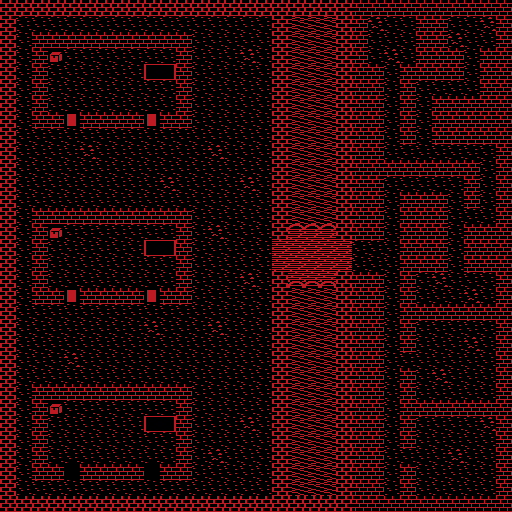

Below is a game level as drawn by its tile map, then a one-line description and the .tmx that defines it (tile-layer data replaced by summaries):
An orthogonal 32x32 tile map with 16x16 px tiles, 3 tile layers (Floor, Walls, Interactable), 2 tilesets and 15 objects.

<map version="1.10" tiledversion="1.11.0" orientation="orthogonal" renderorder="right-down" width="32" height="32" tilewidth="16" tileheight="16" infinite="0" nextlayerid="8" nextobjectid="24">
 <editorsettings>
  <export target="dir/tilemap2.lua" format="lua" />
 </editorsettings>
 <tileset firstgid="1" name="monochrome_red_tileset" tilewidth="16" tileheight="16" tilecount="256" columns="16">
  <image source="dir/res/mono_tile_set.png" width="256" height="256" />
 </tileset>
 <tileset firstgid="257" name="monochrome_red_tileset" tilewidth="16" tileheight="16" tilecount="256" columns="16">
  <image source="dir/res/mono_tile_set.png" width="256" height="256" />
 </tileset>
 <layer id="2" name="Floor" width="32" height="32">
  <data>[1024 cells, 539 non-empty, 4 distinct tile ids]</data>
 </layer>
 <layer id="1" name="Walls" width="32" height="32">
  <data>[1024 cells, 482 non-empty, 8 distinct tile ids]</data>
 </layer>
 <objectgroup id="4" name="SpawnPoints">
  <object id="5" x="384" y="32">
   <properties>
    <property name="SubType" value="GOBLIN" />
    <property name="Type" value="MONSTER" />
   </properties>
   <point />
  </object>
  <object id="6" x="464" y="16">
   <properties>
    <property name="SubType" value="GOBLIN" />
    <property name="Type" value="MONSTER" />
   </properties>
   <point />
  </object>
  <object id="8" x="464" y="336">
   <properties>
    <property name="SubType" value="GOBLIN" />
    <property name="Type" value="MONSTER" />
   </properties>
   <point />
  </object>
  <object id="9" x="464" y="448">
   <properties>
    <property name="SubType" value="DARKELF" />
    <property name="Type" value="MONSTER" />
   </properties>
   <point />
  </object>
  <object id="11" x="464" y="368">
   <properties>
    <property name="SubType" value="GOBLIN" />
    <property name="Type" value="MONSTER" />
   </properties>
   <point />
  </object>
  <object id="12" x="96" y="240">
   <properties>
    <property name="Name" value="Lea" />
    <property name="SubType" value="MOOK" />
    <property name="Type" value="NPC" />
   </properties>
   <point />
  </object>
  <object id="13" x="96" y="64">
   <properties>
    <property name="Name" value="Aimee" />
    <property name="SubType" value="TRAINER" />
    <property name="Type" value="NPC" />
   </properties>
   <point />
  </object>
 </objectgroup>
 <layer id="5" name="Interactable" width="32" height="32">
  <data>[1024 cells, 7 non-empty, 2 distinct tile ids]</data>
 </layer>
 <objectgroup id="7" name="PlayerSpawn">
  <object id="23" x="16" y="48">
   <point />
  </object>
 </objectgroup>
 <objectgroup id="6" name="Interactable">
  <object id="14" x="48" y="48">
   <properties>
    <property name="Content" value="gold#5,ironSword#1,blueKey#1,leatherArmor#1,healthPotion#4" />
    <property name="Locked" type="bool" value="false" />
    <property name="Opened" type="bool" value="false" />
    <property name="Type" value="CHEST" />
   </properties>
   <point />
  </object>
  <object id="15" x="48" y="224">
   <properties>
    <property name="Content" value="gold#5,healthPotion#1" />
    <property name="Locked" type="bool" value="true" />
    <property name="Opened" type="bool" value="false" />
    <property name="Type" value="CHEST" />
   </properties>
   <point />
  </object>
  <object id="16" x="48" y="400">
   <properties>
    <property name="Content" value="sword#1" />
    <property name="Locked" type="bool" value="false" />
    <property name="Opened" type="bool" value="false" />
    <property name="Type" value="CHEST" />
   </properties>
   <point />
  </object>
  <object id="18" x="64" y="112">
   <properties>
    <property name="Locked" type="bool" value="false" />
    <property name="Type" value="DOOR" />
   </properties>
   <point />
  </object>
  <object id="19" x="144" y="112">
   <properties>
    <property name="Color" value="blue" />
    <property name="Locked" type="bool" value="true" />
    <property name="Type" value="DOOR" />
   </properties>
   <point />
  </object>
  <object id="20" x="64" y="288">
   <properties>
    <property name="Locked" type="bool" value="false" />
    <property name="Type" value="DOOR" />
   </properties>
   <point />
  </object>
  <object id="21" x="144" y="288">
   <properties>
    <property name="Locked" type="bool" value="false" />
    <property name="Type" value="DOOR" />
   </properties>
   <point />
  </object>
 </objectgroup>
</map>
